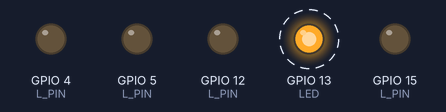
The program below on a simulated ESP8266 (NodeMCU). Shown: output pins drawn as LEDs (lit = HIGH). Dashed ring = blinking. WiFi joins after 1.5 s; servers stay silent unless stated; not simulated (calls return 0 or success): credential.h; what the program prints to the serial monitor is not drawn.

Above: at 1.7 s.
Timing chart, 0 to 4.5 s (numbered marks = the images above):
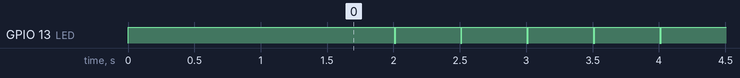

Measured:
- by itself, GPIO 13 (LED): alternates HIGH for 0.49 s and LOW for 0.01 s

The program:

main.cpp
```cpp
#include "Arduino.h"
#include <Ticker.h>

#include "ota.h"
#include "wifi.h"
#include "udp.h"
#include "io.h"

Ticker ticker;
bool flag = false;

void setup()
{
    io_reset();

    Serial.begin(115200);

    Serial.println("run setup...");

    wifi_setup();
    ota_setup();

    ticker.attach_ms(10, []() { flag = true; });

    udp_setup(12345);
}

void loop()
{
    static int _ota_cnt = 0;
    static float _ota_cnt_avg = 0;

    static int fcnt = 0;
    static int min_cnt = 0xffffff;
    static int max_cnt = 0;

    static bool led = false;

    if ((_ota_cnt & 0xff) == 0) {
        // NOTE: on esp32, ota_handle is expensive
        // so not call every time

        do {
            ota_handle();
        }
        while (ota_running);
    }

    _ota_cnt++;

    if (flag) {
        flag = false; fcnt++;
        _ota_cnt_avg = _ota_cnt_avg * 0.95f + 0.05f * _ota_cnt;
        if (_ota_cnt > max_cnt) max_cnt = _ota_cnt;
        if (_ota_cnt < min_cnt) min_cnt = _ota_cnt;

        if (fcnt == 50) {
            Serial.printf("-------- avg = %.3f(%d ~ %d), %lu\n",
                          _ota_cnt_avg, min_cnt, max_cnt, millis() / 1000);

            fcnt = 0;
            max_cnt = 0;
            min_cnt = 0xffffff;
        }

        _ota_cnt = 0;

        udp_proc();

        if (fcnt == 0) io_led_set(true);
        if (fcnt == 1) io_led_set(false);
    }
}
```

io.c
```cpp
#include "io.h"
#include <Arduino.h>

#define B_1 0
#define B_2 9
#define B_3 10
#define B_4 14
#define L_1 12
#define L_2 5
#define L_3 4
#define L_4 15
#define LED 13

const int L_PIN[IO_CH] = { L_1, L_2, L_3, L_4 };
const int B_PIN[IO_CH] = { B_1, B_2, B_3, B_4 };

bool _relay[IO_CH] = {false, false, false, false};

// set all LED/relay off
// set button input mode
void io_reset()
{
    int i;

    for (i = 0; i < IO_CH; ++i) {
        _relay[i] = false;

        digitalWrite(L_PIN[i], _relay[i]);
        pinMode(L_PIN[i], OUTPUT);
        digitalWrite(L_PIN[i], _relay[i]);

        pinMode(B_PIN[i], INPUT);
    }

    pinMode(LED, OUTPUT);
    io_led_set(false);
}

void io_relay_set(int n, bool v)
{
    if ((n < IO_CH) && (_relay[n] != v)) {
        _relay[n] = v;
        digitalWrite(L_PIN[n], v ? HIGH : LOW);
    }
}

bool io_relay_get(int n)
{
    if (n < IO_CH) return _relay[n];

    return false;
}

bool io_button_get(int n)
{
    if (n < IO_CH) return (digitalRead(B_PIN[n]) == HIGH);

    return false;
}

void io_led_set(bool v)
{
    digitalWrite(LED, v ? LOW : HIGH);
}
```

io.h
```cpp
#ifndef IO_H
#define IO_H

#define IO_CH 4

#include <stdbool.h>

#ifdef __cplusplus
extern "C" {
#endif

    void io_relay_set(int i, bool v);
    bool io_relay_get(int i);
    void io_led_set(bool v);
    bool io_button_get(int i);

    void io_reset();

#ifdef __cplusplus
}
#endif

#endif
```

ota.cpp
```cpp
#include "Arduino.h"
#include <ArduinoOTA.h>

#include "io.h"

bool ota_running = false;

void ota_handle()
{
    ArduinoOTA.handle();
}

void ota_setup()
{
    int port = 8266;

#if PIO_PLATFORM_ESPRESSIF8266
    port = 8266;
#elif PIO_PLATFORM_ESPRESSIF32
    port = 3232;
#endif

    ArduinoOTA.setPort(port);
    ArduinoOTA.setHostname("esp8266-1");
    ArduinoOTA.setPassword("1234");

    ArduinoOTA.onStart([]() {
            String type;

            if (ArduinoOTA.getCommand() == U_FLASH) {
                type = "sketch";
            } else { // U_SPIFFS
                type = "filesystem";
            }

            // reset io
            io_reset();

            // NOTE: if updating SPIFFS this would be
            // the place to unmount SPIFFS using SPIFFS.end()
            Serial.println("Start updating " + type);

            ota_running = true;
        });

    ArduinoOTA.onEnd([]() {
            Serial.println("\nEnd");
        });

    ArduinoOTA.onProgress([](unsigned int progress, unsigned int total) {
            Serial.printf("Progress: %u%%\r", (progress / (total / 100)));
        });

    ArduinoOTA.onError([](ota_error_t error) {
            Serial.printf("Error[%u]: ", error);
            if (error == OTA_AUTH_ERROR) {
                Serial.println("Auth Failed");
            } else if (error == OTA_BEGIN_ERROR) {
                Serial.println("Begin Failed");
            } else if (error == OTA_CONNECT_ERROR) {
                Serial.println("Connect Failed");
            } else if (error == OTA_RECEIVE_ERROR) {
                Serial.println("Receive Failed");
            } else if (error == OTA_END_ERROR) {
                Serial.println("End Failed");
            }
        });

    ArduinoOTA.begin();
}
```

ota.h
```cpp
#ifndef OTA_H
#define OTA_H

void ota_setup();
void ota_handle();

extern bool ota_running;

#endif
```

udp.cpp
```cpp
#include "udp.h"
#include "io.h"

#include <Arduino.h>

#include <WiFiUdp.h>
#include <stdint.h>

static WiFiUDP Udp;
static char _msg_buf[256];

static IPAddress _remote_ip;
static int _remote_port = -1;

void udp_setup(int port)
{
    Udp.begin(port);
}

void udp_set_msg(char *msg)
{
    strncpy(_msg_buf, msg, sizeof(_msg_buf));
    _msg_buf[255] = 0;
}


void udp_proc()
{
    const int SZ = 256;
    int packetSize = Udp.parsePacket();
    char rx_buf[SZ];  // buffer for incoming packets

    if (packetSize) {
        char ret[IO_CH+2] = {0,};

        // receive incoming UDP packets
        _remote_ip = Udp.remoteIP();
        _remote_port = Udp.remotePort();

        Serial.printf("recv %d bytes, set return address, %s:%d\n",
                      packetSize,
                      _remote_ip.toString().c_str(),
                      _remote_port);

        int len = Udp.read(rx_buf, SZ);

        while (len > 0) {
            //Serial.printf("read %d bytes\n", len);
            //rx_buf[len] = 0;
            //Serial.printf("UDP packet contents: %s\n", rx_buf);
            for (int i = 0; i < len; ++i) {
                char c = rx_buf[i];
                int off = c & 0x20;
                int idx = (c | 0x20) - 0x61;

                if ((idx >= 0) && (idx < IO_CH)) {
                    bool v = off ? false : true;
                    io_relay_set(idx, v);
                }
            }

            len = Udp.read(rx_buf, SZ);
        }

        // send back a reply
        Udp.beginPacket(_remote_ip, _remote_port);
        //sprintf(ret, "port %d uptime_ms %lu\n", _remote_port, millis());

        for (int i = 0; i < IO_CH; ++i) {
            ret[i] = io_relay_get(i) ? ('A' + i) : ('a' + i);
        }
        ret[IO_CH] = '\n';
        ret[IO_CH+1] = 0;

        Udp.write((uint8_t*)ret, strlen(ret));
        Udp.endPacket();
    }

    if ((_remote_port > 0) && (_msg_buf[0] != 0)) {
        Udp.beginPacket(_remote_ip, _remote_port);
        Udp.write((uint8_t*)_msg_buf, strlen(_msg_buf));
        Udp.endPacket();

        _msg_buf[0] = 0;
    }
}
```

udp.h
```cpp
#ifndef UDP_H
#define UDP_H

void udp_setup(int port);
void udp_proc();
void udp_set_msg(char *msg);

#endif
```

wifi.cpp
```cpp
#include "Arduino.h"

#if PIO_PLATFORM_ESPRESSIF8266
#  include <ESP8266WiFi.h>
#elif PIO_PLATFORM_ESPRESSIF32
#  include <WiFi.h>
#else
#  error
#endif

#include "wifi.h"

#include "credential.h"

void wifi_setup()
{
    WiFi.mode(WIFI_STA);
    WiFi.begin(ssid, password);

    while (WiFi.waitForConnectResult() != WL_CONNECTED) {
        Serial.println("Connection Failed! Rebooting...");
        delay(5000);
        ESP.restart();
    }

    Serial.println("Ready");
    Serial.print("IP address: ");
    Serial.println(WiFi.localIP());
    Serial.print("mask: ");
    Serial.println(WiFi.subnetMask());
    Serial.print("gateway: ");
    Serial.println(WiFi.gatewayIP());
}
```

wifi.h
```cpp
#ifndef WIFI_H
#define WIFI_H

void wifi_setup();

#endif
```
